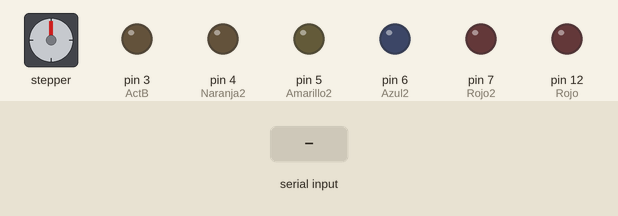
This sketch was run on a simulated Arduino Uno, built with avr-gcc and run on an emulated ATmega328P. Parts: stepper motor, output pins drawn as LEDs (lit = HIGH). Wiring (inferred from the names in the program): stepper motor (2048 steps per turn assumed): coils pin 8, pin 9, pin 10, pin 11. Dashed ring = blinking. The test bench sets the inputs (shaded band). Pins used as bus, display or sensor lines are not drawn.

Above: at 2.2 s.
2.3 s: "1" received over Serial
At 3.5 s:
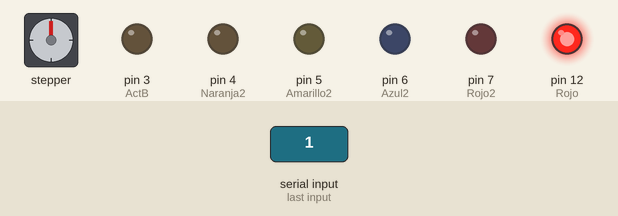
5.3 s: "2" received over Serial
At 6.0 s:
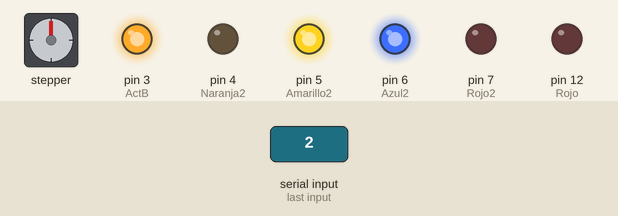
8.3 s: "3" received over Serial
At 9.5 s:
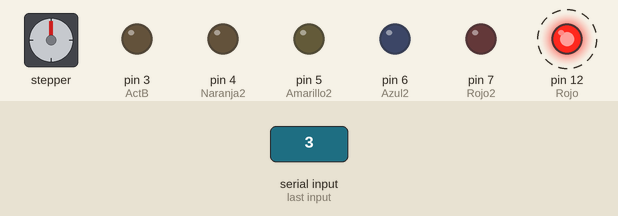
Timing chart, 0 to 15.8 s (numbered marks = the images above; inputs shaded):
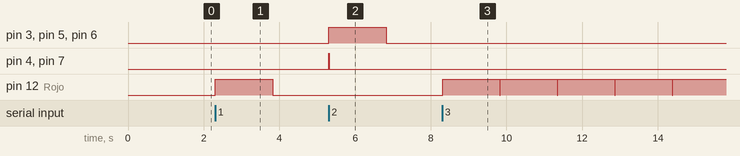

The sketch:

MotoresTomografo-prueba.ino.ino
```cpp
//PARAMETROS DE INICIO DEL SISTEMA DE CONTROL ELECTRONICO DE LOS MOTORES A PASO.

int ActB = 3;     //Activacion del motor RECEPTOR.
int ActA = 8;    //Activacion del motor EMISOR.
//Pines de conexion hacia las bobinas del motor a pasos #1
int Pasos = 100;
int Rojo = 12;
int Azul = 11;
int Amarillo = 10;
int Naranja = 9;
//Pines de conexion hacia las bobinas del motor a pasos #2
int Rojo2 = 7;
int Azul2 = 6;
int Amarillo2 = 5;
int Naranja2 = 4;
//Java
int Op = 0;
int d = 1500;

int mSecPaso = 5000;/*tiempo en microsegundos entre paso y paso la velocidad sera:
  velocidad=1000000/mSecPaso en vueltas/segundo. Valor minimo 750 maximo 2350
  con menos de 750 no arranca con mas de 2350 se salta pasos.*/


void setup() {
  // put your setup code here, to run once:
  Serial.begin(9600);
  pinMode(ActA, OUTPUT); //Activacion del L298.
  pinMode(ActB, OUTPUT); //Activacion del L298.

  pinMode(Naranja, OUTPUT);
  pinMode(Rojo, OUTPUT);
  pinMode(Azul, OUTPUT);
  pinMode(Amarillo, OUTPUT);

  pinMode(Naranja2, OUTPUT);
  pinMode(Rojo2, OUTPUT);
  pinMode(Azul2, OUTPUT);
  pinMode(Amarillo2, OUTPUT);
  delay(1000);

  //INICIAR EN PARO
  digitalWrite(Rojo, LOW);
  digitalWrite(Azul, LOW);
  digitalWrite(Amarillo, LOW);
  digitalWrite(Naranja, LOW);

  digitalWrite(Rojo2, LOW);
  digitalWrite(Azul2, LOW);
  digitalWrite(Amarillo2, LOW);
  digitalWrite(Naranja2, LOW);

  Serial.begin(9600);
}

void dormirmotor1() {

  digitalWrite(ActA, LOW);

  digitalWrite(Rojo, LOW);
  digitalWrite(Azul, LOW);
  digitalWrite(Amarillo, LOW);
  digitalWrite(Naranja, LOW);
}

void dormirmotor2() {

  digitalWrite(ActB, LOW);

  digitalWrite(Rojo2, LOW);
  digitalWrite(Azul2, LOW);
  digitalWrite(Amarillo2, LOW);
  digitalWrite(Naranja2, LOW);
}

void amarrarmotor1() {

  digitalWrite(ActA, HIGH);

  digitalWrite(Rojo, HIGH);
  digitalWrite(Azul, HIGH);
  digitalWrite(Amarillo, HIGH);
  digitalWrite(Naranja, HIGH);
}

void amarrarmotor2() {

  digitalWrite(ActB, HIGH);

  digitalWrite(Rojo2, HIGH);
  digitalWrite(Azul2, HIGH);
  digitalWrite(Amarillo2, HIGH);
  digitalWrite(Naranja2, HIGH);
}


void derechamotor1() {

  digitalWrite(ActA, HIGH);

  //paso 1
  digitalWrite(Rojo, HIGH);
  digitalWrite(Azul, LOW);
  digitalWrite(Amarillo, HIGH);
  digitalWrite(Naranja, LOW);

  delayMicroseconds(mSecPaso);
  //paso 2
  digitalWrite(Rojo, HIGH);
  digitalWrite(Azul, LOW);
  digitalWrite(Amarillo, LOW);
  digitalWrite(Naranja, HIGH);

  delayMicroseconds(mSecPaso);
  //paso 3
  digitalWrite(Rojo, LOW);
  digitalWrite(Azul, HIGH);
  digitalWrite(Amarillo, LOW);
  digitalWrite(Naranja, HIGH);

  delayMicroseconds(mSecPaso);
  //paso 4
  digitalWrite(Rojo, LOW);
  digitalWrite(Azul, HIGH);
  digitalWrite(Amarillo, HIGH);
  digitalWrite(Naranja, LOW);

  delayMicroseconds(mSecPaso);
  delay(d);

}//FIN derechamotor1


void derechamotor2() {

  digitalWrite(ActB, HIGH);
  //GIRO DERECHO MOTOR 2
  //paso 1
  digitalWrite(Rojo2, HIGH);
  digitalWrite(Azul2, LOW);
  digitalWrite(Amarillo2, HIGH);
  digitalWrite(Naranja2, LOW);

  delayMicroseconds(mSecPaso);
  //paso 2
  digitalWrite(Rojo2, HIGH);
  digitalWrite(Azul2, LOW);
  digitalWrite(Amarillo2, LOW);
  digitalWrite(Naranja2, HIGH);

  delayMicroseconds(mSecPaso);
  //paso 3
  digitalWrite(Rojo2, LOW);
  digitalWrite(Azul2, HIGH);
  digitalWrite(Amarillo2, LOW);
  digitalWrite(Naranja2, HIGH);

  delayMicroseconds(mSecPaso);
  //paso 4
  digitalWrite(Rojo2, LOW);
  digitalWrite(Azul2, HIGH);
  digitalWrite(Amarillo2, HIGH);
  digitalWrite(Naranja2, LOW);

  delayMicroseconds(mSecPaso);
  delay(d);

}//FIN derechamotor2

void izquierdamotor1() {

  digitalWrite(ActA, HIGH);
  //
  //GIRO IZQUIERDA MOTOR 1
  //paso 1
  digitalWrite(Rojo, LOW);
  digitalWrite(Azul, HIGH);
  digitalWrite(Amarillo, HIGH);
  digitalWrite(Naranja, LOW);
  delayMicroseconds(mSecPaso);
  //paso 2
  digitalWrite(Rojo, LOW);
  digitalWrite(Azul, HIGH);
  digitalWrite(Amarillo, LOW);
  digitalWrite(Naranja, HIGH);
  delayMicroseconds(mSecPaso);
  //paso 3
  digitalWrite(Rojo, HIGH);
  digitalWrite(Azul, LOW);
  digitalWrite(Amarillo, LOW);
  digitalWrite(Naranja, HIGH);
  delayMicroseconds(mSecPaso);
  //paso 4
  digitalWrite(Rojo, HIGH);
  digitalWrite(Azul, LOW);
  digitalWrite(Amarillo, HIGH);
  digitalWrite(Naranja, LOW);


  delayMicroseconds(mSecPaso);
  delay(d);
}

void izquierdamotor2() {
  digitalWrite(ActB, HIGH);
  //GIRO IZQUIERDA MOTOR 2
  //paso 1

  digitalWrite(Rojo2, LOW);
  digitalWrite(Azul2, HIGH);
  digitalWrite(Amarillo2, HIGH);
  digitalWrite(Naranja2, LOW);
  delayMicroseconds(mSecPaso);
  //paso 2
  digitalWrite(Rojo2, LOW);
  digitalWrite(Azul2, HIGH);
  digitalWrite(Amarillo2, LOW);
  digitalWrite(Naranja2, HIGH);
  delayMicroseconds(mSecPaso);
  //paso 3
  digitalWrite(Rojo2, HIGH);
  digitalWrite(Azul2, LOW);
  digitalWrite(Amarillo2, LOW);
  digitalWrite(Naranja2, HIGH);
  delayMicroseconds(mSecPaso);
  //paso 4
  digitalWrite(Rojo2, HIGH);
  digitalWrite(Azul2, LOW);
  digitalWrite(Amarillo2, HIGH);
  digitalWrite(Naranja2, LOW);

  delayMicroseconds(mSecPaso);
  delay(d);
}//FIN izquierdamotor2

void loop() {
  //Coneccion a JAVA
  Op = Serial.read();

//modificacion
//  for (int i = 0; i <= 99; i++) {
//        amarrarmotor1();
//        amarrarmotor2();
//        derechamotor2();
//        amarrarmotor1();
//        amarrarmotor2();
//         izquierdamotor1();
//        amarrarmotor1();
//        amarrarmotor2();
//        }

  switch (Op) {

    case '1':
    izquierdamotor1();
    dormirmotor1();
      break;

    case '2':
    derechamotor2();
    dormirmotor2();
      break;

    case '3':
      for (int k = 0; k <= 43; k++) {
        izquierdamotor1();
        dormirmotor1();
      }
      break;

    case '4':
      dormirmotor1();
      dormirmotor2();
      break;

  }

}
```

Measured:
- after the input at 2.3 s, pin 12 (Rojo): LOW → HIGH at once, → LOW 1.5 s later
- after the input at 5.3 s, pin 3 (ActB), pin 5 (Amarillo2), pin 6 (Azul2): LOW → HIGH at once, → LOW 1.5 s later; pin 4 (Naranja2), pin 7 (Rojo2): LOW → HIGH at once, → LOW 0.01 s later
- after the input at 8.3 s, pin 12 (Rojo): alternates HIGH for 1.5 s and LOW for 0.01 s, starting at once
